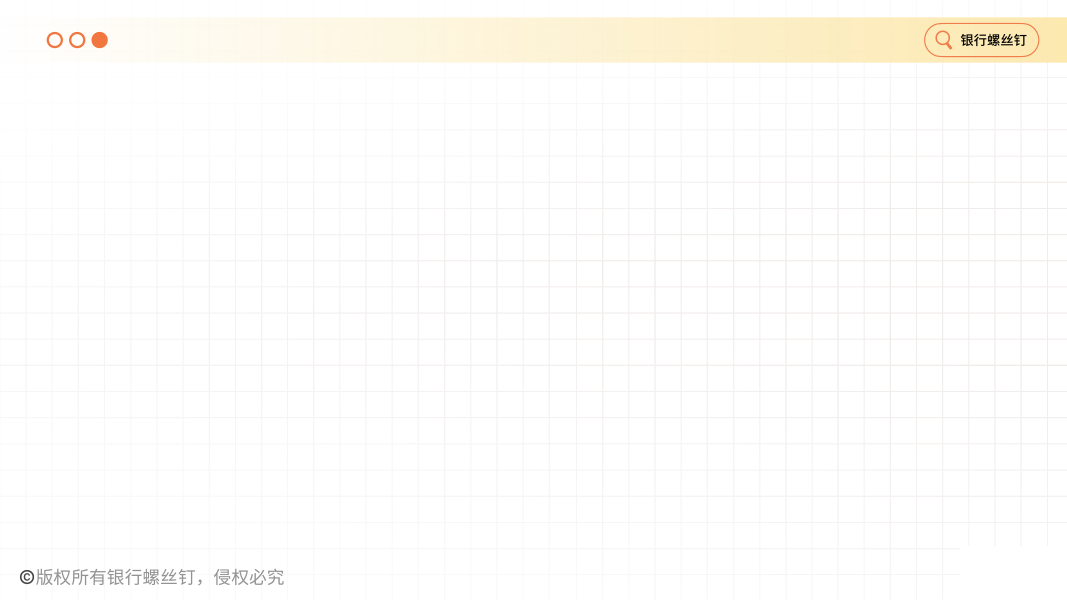
#> input picture examples/465期红利/frames/content_bg.png, 3200 x 1800 px, given as the content of the folder ../examples/465期红利/frames/content_bg.png, which was not available (shown at 1/3 size)
$ python check_triangles.py '../examples/465期红利/frames/content_bg.png'
#> lines starting #> are read from the running program, lines starting #| are printed output that depends on the picture; after the words box and inside, x2 and y2 are one past the last pixel; in counts of white or black regions, pixels touching at a corner belong together
"""导出页图后自查：▶ 中心与首行文字中心差（diff 应为 +8）、▶ 与文字间距 gap。用法: python3 check_triangles.py 导出页图目录"""
import sys, glob, numpy as np
from PIL import Image
from scipy import ndimage
for p in sorted(glob.glob(sys.argv[1]+'/*.png')):
    a=np.asarray(Image.open(p).convert('RGB')).astype(int)
    r,g,b=a[...,0],a[...,1],a[...,2]
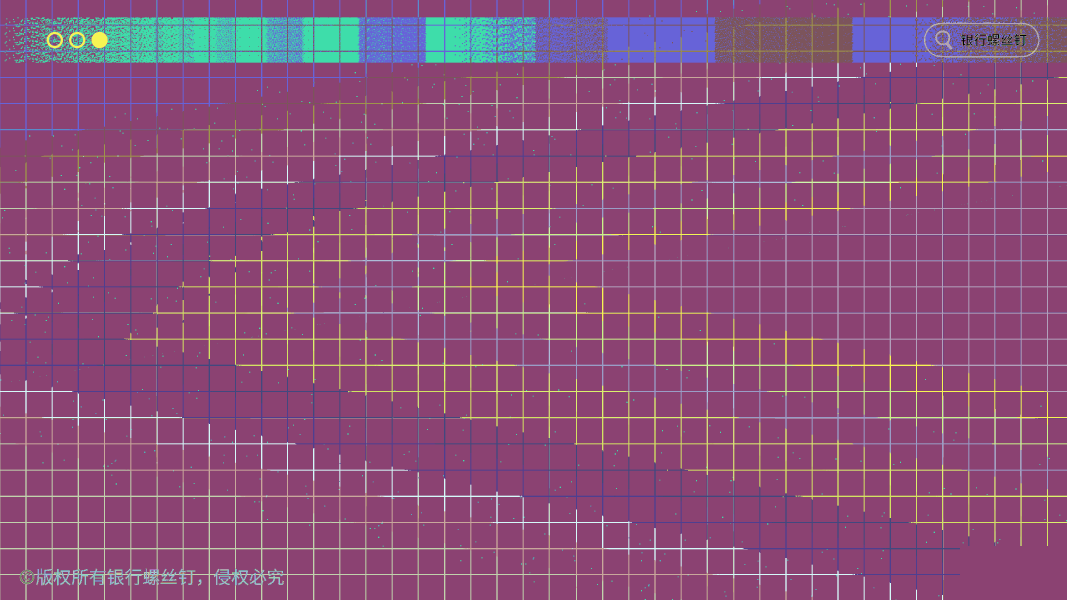
#> r: shape (1800, 3200) int64 (shown at 1/3 size); 254 distinct labels, from 0 to 255; one colour per label, 0 black
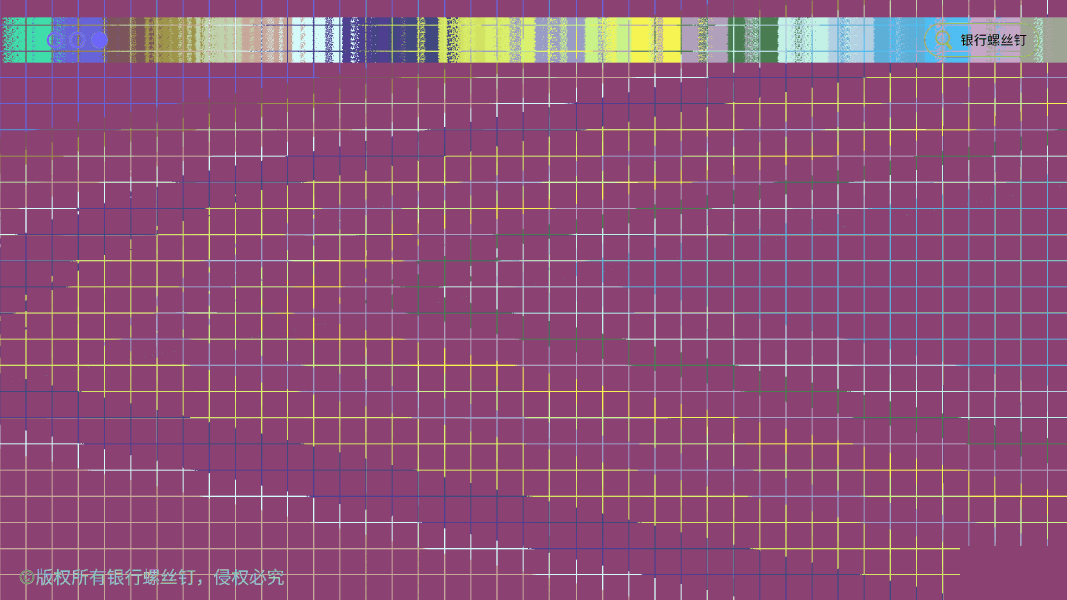
#> g: shape (1800, 3200) int64 (shown at 1/3 size); 254 distinct labels, from 0 to 255; one colour per label, 0 black
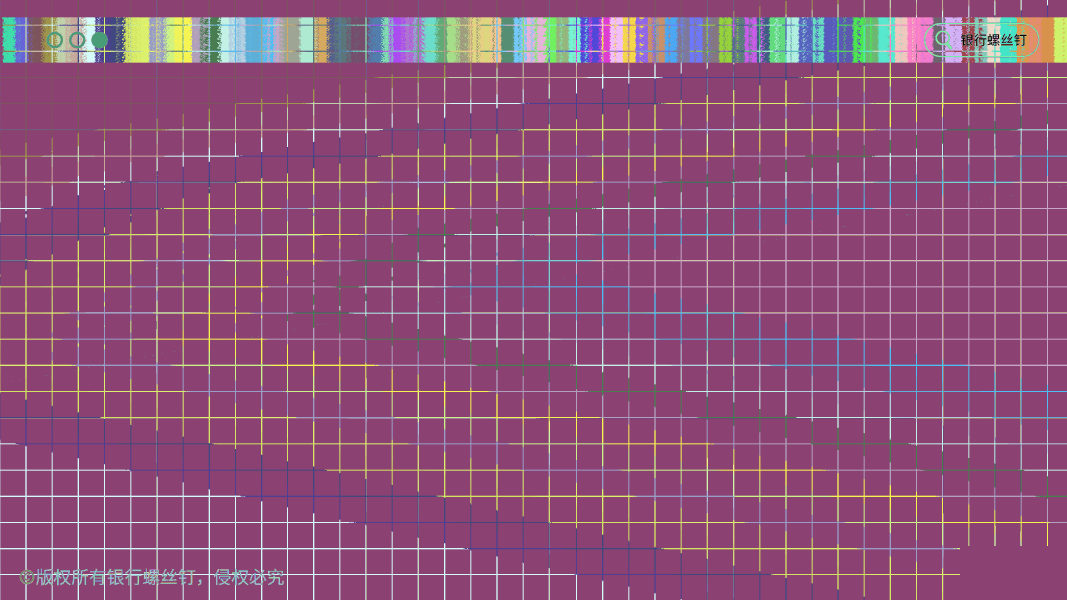
#> b: shape (1800, 3200) int64 (shown at 1/3 size); 254 distinct labels, from 0 to 255; one colour per label, 0 black
    m=(r>200)&(g>90)&(g<160)&(b<90)
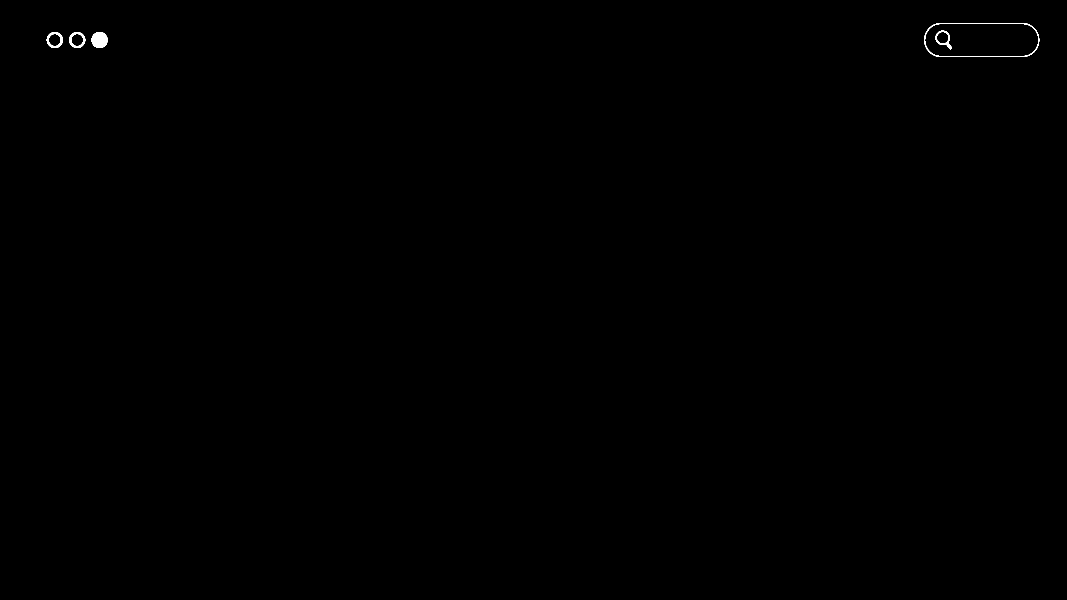
#> m: shape (1800, 3200) bool (shown at 1/3 size); 0.11% white; 5 white regions, box (x1, y1, x2, y2) and area: (2773, 69, 3118, 171) 2353, (275, 96, 323, 144) 1830, (140, 96, 189, 144) 829, (207, 96, 256, 144) 827, (2807, 92, 2856, 148) 671
    lab,n=ndimage.label(m)
#> lab: shape (1800, 3200) int32; 6 distinct labels, from 0 to 5
#> n = 5
    for i,sl in enumerate(ndimage.find_objects(lab)):
        h=sl[0].stop-sl[0].start; w=sl[1].stop-sl[1].start
        if not(30<=h<=50 and 25<=w<=50): continue
        y0,y1,x0,x1=sl[0].start,sl[0].stop,sl[1].start,sl[1].stop
        if x0>400: continue
        tc=(y0+y1)/2
        # first text line to the right
        reg=a[y0-40:y1+40, x1+5:x1+700]; dark=reg.sum(2)<300
        rows=np.where(dark.sum(1)>3)[0]
        # band containing rows nearest tc
        if len(rows)==0: continue
        rows=rows+y0-40
        bands=[]; s=rows[0]; prev=rows[0]
        for y in rows[1:]:
            if y>prev+3: bands.append((s,prev)); s=y
            prev=y
        bands.append((s,prev))
        bd=min(bands,key=lambda bb:abs((bb[0]+bb[1])/2-tc))
        cols=np.where((a[bd[0]:bd[1]+1, x1:x1+300].sum(2)<300).any(0))[0]
        gx=x1+cols[0] if len(cols) else -1
        print(p.split('/')[-1], f'tri x{x0}-{x1} y{y0}-{y1} c{tc:.0f} | line y{bd[0]}-{bd[1]} c{(bd[0]+bd[1])/2:.0f} | diff {(bd[0]+bd[1])/2-tc:+.0f} | gap {gx-x1}')
#> this loop made 5 passes
#> (h, w, x0, x1) on passes 3 to 5: (48, 49, 140, 189), (48, 49, 207, 256), (48, 48, 275, 323)
#> (h, w) on passes 1 to 2: (102, 345), (56, 49)
#> pass 3, `reg = a[y0 - 40:y1 + 40, x1 + 5:x1 + 700]`:
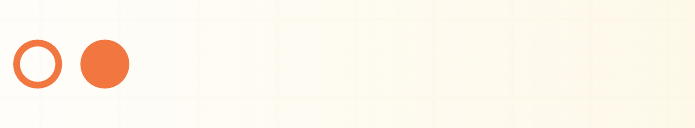
#> reg: shape (128, 695, 3) int64; mean R, G, B 253.5, 246.4, 235.3
